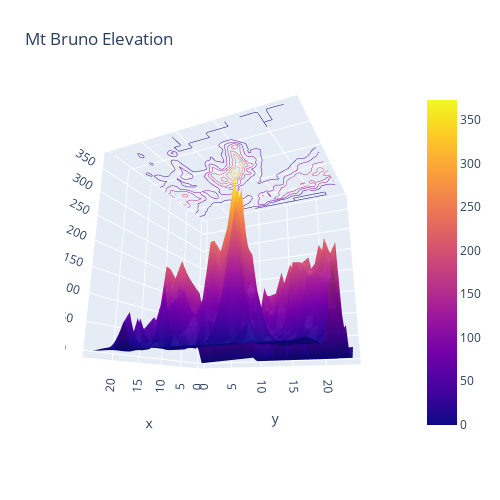

This figure's notebook cell:
### Code cell
import plotly.graph_objects as go

import pandas as pd

# Read data from a csv
z_data = pd.read_csv('https://raw.githubusercontent.com/plotly/datasets/master/api_docs/mt_bruno_elevation.csv')

fig = go.Figure(data=[go.Surface(z=z_data.values)])
fig.update_traces(contours_z=dict(show=True, usecolormap=True,
                                  highlightcolor="limegreen", project_z=True))
fig.update_layout(title=dict(text='Mt Bruno Elevation'), autosize=False,
                  scene_camera_eye=dict(x=1.87, y=0.88, z=-0.64),
                  width=500, height=500,
                  margin=dict(l=65, r=50, b=65, t=90)
)

fig.show()

### Figure 1 — Plotly figure (JSON) as saved in the notebook; plotly's stock layout.template omitted (floating-point values rounded to 4 significant figures; data arrays with more than 128 entries replaced by an {"elided": "..."} marker saying what was removed)
{"data": [{"contours": {"z": {"highlightcolor": "limegreen", "project": {"z": true}, "show": true, "usecolormap": true}}, "type": "surface", "z": {"elided": "25x25 float values"}}], "layout": {"autosize": false, "height": 500, "margin": {"b": 65, "l": 65, "r": 50, "t": 90}, "scene": {"camera": {"eye": {"x": 1.87, "y": 0.88, "z": -0.64}}}, "title": {"text": "Mt Bruno Elevation"}, "width": 500}}
